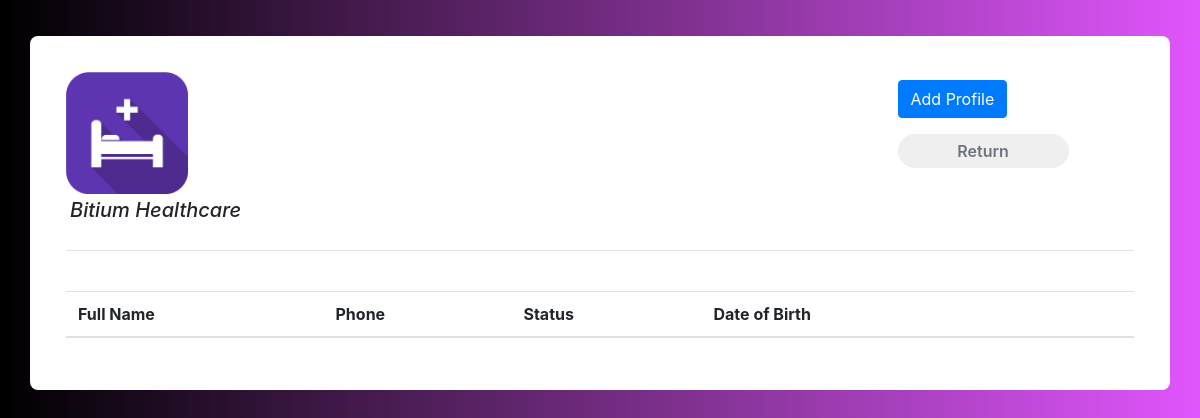
Page /profiles/ on the earlier database version.
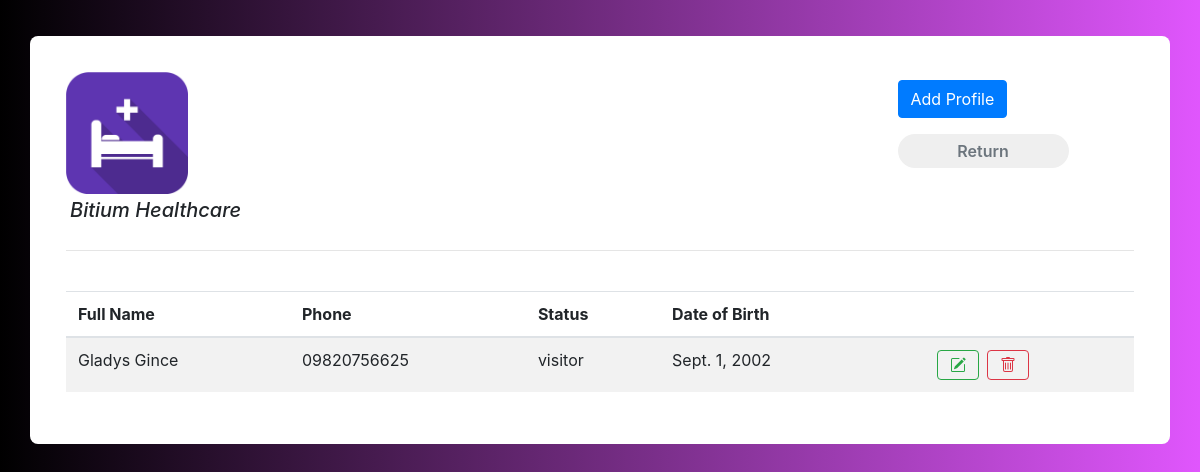
Same page on the later database version.
### core/models.py (models this page shows, shortened)
class Profile(models.Model):
    first_name = models.CharField(max_length=70)
    last_name = models.CharField(max_length=70)
    date = models.DateField()
    phone = models.BigIntegerField()
    email = models.EmailField()
    ranking = models.CharField(max_length=20)
    profession = models.CharField(max_length=200)
    status = models.CharField(choices=types,max_length=20,null=True,blank=False,default='Visitor')
    present = models.BooleanField(default=False)
    image = models.ImageField()
    updated = models.DateTimeField(auto_now=True)
    shift = models.TimeField()
    age=models.IntegerField()
    bg=models.CharField(max_length=10)
    ephone=models.BigIntegerField()
    address=models.CharField(max_length=100)
    aadhar=models.BigIntegerField()
    languages=models.CharField(max_length=200)
    physician=models.CharField(max_length=200)
    allergies=models.CharField(max_length=200)
    height=models.DecimalField(max_digits=10,decimal_places=4)
    weight=models.DecimalField(max_digits=10,decimal_places=4)
    condition=models.CharField(max_length=200)
    drugs=models.CharField(max_length=200)

### core/views.py (the view)
# urls.py: path('profiles/', profiles, name= 'profiles'),
def profiles(request):
    profiles = Profile.objects.all()
    context = {
        'profiles': profiles
    }
    return render(request, 'core/profiles.html', context)

### core/templates/core/profiles.html (shortened to what this page needs)
{% extends "core/base.html" %}
{% load static %}
{% block content %}
<div class="container emp-profile">
    <div class="row">
        <div class="col-md-3">
            <img src="{% static 'img/fcicon.png'%}" alt="" width="50%">
    <i><strong><h5 class="text p-1">Bitium Healthcare</h5></strong></i>
        </div>
        <div class="col-md-6">
        </div>
        <div class="col-md-3">
            <a href="{% url 'add_profile' %}"><input type="submit" class="btn btn-primary m-2 " name="btnAddMore"
                    value="Add Profile" /></a>
            <a   href="{% url 'index' %}"><input type="submit" class="profile-edit-btn m-2 "
                        name="btnAddMore" value="Return" /></a>
        </div>
    </div>
    <hr>
    <div class="tab-content" id="myTabContent">
        <br>
        <table class="table table-striped ">
            <thead>
                <tr>
                    <th scope="col">Full Name</th>
                    <th scope="col">Phone</th>
                    <th scope="col">Status</th>
                    <th scope="col">Date of Birth</th>
                    <th scope="col"> </th>
                    <th scope="col"> </th>
                </tr>
            </thead>
            <tbody>
                {% for profile in profiles %}
                <tr>
                    <td>{{profile.first_name}} {{profile.last_name}}</td>
                    <td>0{{profile.phone}}</td>
                    <td>{{profile.status}}</td>
                    <td>{{profile.date}}</td>
                    <td></td>
                    <td>
                        <div class="btn-group btn-group-toggle">
                            <a href="{% url 'edit_profile' profile.id %}">
                                <button type="button" class="btn btn-outline-success mr-1">
                                </button>
                            </a>
                            <a href="{% url 'delete_profile' profile.id %}">
                                <button type="button" class="btn btn-outline-danger ml-1">
                                </button>
                            </a>
                        </div>
                    </td>
                </tr>
                {% endfor%}
            </tbody>
        </table>
    </div>
</div>
{% endblock content %}

Differences in the rows shown:
added Profile: first_name "Gladys", last_name "Gince", phone "9820756625", status "visitor", date "Sept. 1, 2002"
